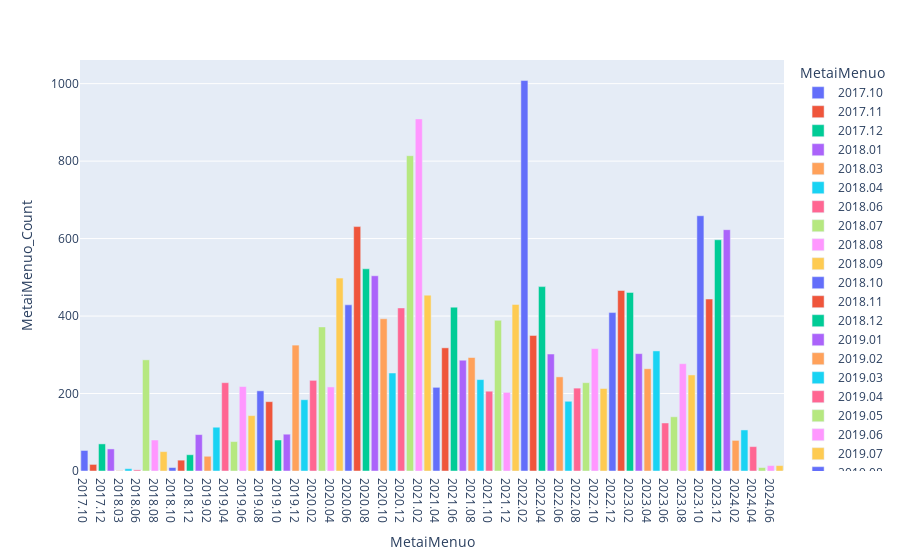

Notebook code for this chart:
### Code cell
import plotly.express as px
import plotly.graph_objects as go
import plotly.express as px

mano_zinutes['TimeStamp'] = pd.to_datetime(mano_zinutes['TimeStamp'])
mano_zinutes['MetaiMenuo'] = mano_zinutes['TimeStamp'].dt.strftime('%Y.%m')




# fig = px.bar(mano_zinutes, x="Metai")

# # Show the plot
# fig.show()
sugrupuoti_metai=mano_zinutes.groupby('MetaiMenuo').size().reset_index(name='MetaiMenuo_Count')
# grouped = df.groupby('metai')['eklementas'].apply(list).reset_index()


fig = px.bar(sugrupuoti_metai, x="MetaiMenuo", y='MetaiMenuo_Count', color="MetaiMenuo")

# Show the plot
fig.show()
print(sugrupuoti_metai)

### Figure 1 — Plotly figure (JSON) as saved in the notebook; plotly's stock layout.template omitted (floating-point values rounded to 4 significant figures)
{"data": [{"alignmentgroup": "True", "hovertemplate": "MetaiMenuo=%{x}<br>MetaiMenuo_Count=%{y}<extra></extra>", "legendgroup": "2017.10", "marker": {"color": "#636efa", "pattern": {"shape": ""}}, "name": "2017.10", "offsetgroup": "2017.10", "orientation": "v", "showlegend": true, "textposition": "auto", "type": "bar", "x": ["2017.10"], "xaxis": "x", "y": [53], "yaxis": "y"}, {"alignmentgroup": "True", "hovertemplate": "MetaiMenuo=%{x}<br>MetaiMenuo_Count=%{y}<extra></extra>", "legendgroup": "2017.11", "marker": {"color": "#EF553B", "pattern": {"shape": ""}}, "name": "2017.11", "offsetgroup": "2017.11", "orientation": "v", "showlegend": true, "textposition": "auto", "type": "bar", "x": ["2017.11"], "xaxis": "x", "y": [17], "yaxis": "y"}, {"alignmentgroup": "True", "hovertemplate": "MetaiMenuo=%{x}<br>MetaiMenuo_Count=%{y}<extra></extra>", "legendgroup": "2017.12", "marker": {"color": "#00cc96", "pattern": {"shape": ""}}, "name": "2017.12", "offsetgroup": "2017.12", "orientation": "v", "showlegend": true, "textposition": "auto", "type": "bar", "x": ["2017.12"], "xaxis": "x", "y": [70], "yaxis": "y"}, {"alignmentgroup": "True", "hovertemplate": "MetaiMenuo=%{x}<br>MetaiMenuo_Count=%{y}<extra></extra>", "legendgroup": "2018.01", "marker": {"color": "#ab63fa", "pattern": {"shape": ""}}, "name": "2018.01", "offsetgroup": "2018.01", "orientation": "v", "showlegend": true, "textposition": "auto", "type": "bar", "x": ["2018.01"], "xaxis": "x", "y": [57], "yaxis": "y"}, {"alignmentgroup": "True", "hovertemplate": "MetaiMenuo=%{x}<br>MetaiMenuo_Count=%{y}<extra></extra>", "legendgroup": "2018.03", "marker": {"color": "#FFA15A", "pattern": {"shape": ""}}, "name": "2018.03", "offsetgroup": "2018.03", "orientation": "v", "showlegend": true, "textposition": "auto", "type": "bar", "x": ["2018.03"], "xaxis": "x", "y": [1], "yaxis": "y"}, {"alignmentgroup": "True", "hovertemplate": "MetaiMenuo=%{x}<br>MetaiMenuo_Count=%{y}<extra></extra>", "legendgroup": "2018.04", "marker": {"color": "#19d3f3", "pattern": {"shape": ""}}, "name": "2018.04", "offsetgroup": "2018.04", "orientation": "v", "showlegend": true, "textposition": "auto", "type": "bar", "x": ["2018.04"], "xaxis": "x", "y": [6], "yaxis": "y"}, {"alignmentgroup": "True", "hovertemplate": "MetaiMenuo=%{x}<br>MetaiMenuo_Count=%{y}<extra></extra>", "legendgroup": "2018.06", "marker": {"color": "#FF6692", "pattern": {"shape": ""}}, "name": "2018.06", "offsetgroup": "2018.06", "orientation": "v", "showlegend": true, "textposition": "auto", "type": "bar", "x": ["2018.06"], "xaxis": "x", "y": [3], "yaxis": "y"}, {"alignmentgroup": "True", "hovertemplate": "MetaiMenuo=%{x}<br>MetaiMenuo_Count=%{y}<extra></extra>", "legendgroup": "2018.07", "marker": {"color": "#B6E880", "pattern": {"shape": ""}}, "name": "2018.07", "offsetgroup": "2018.07", "orientation": "v", "showlegend": true, "textposition": "auto", "type": "bar", "x": ["2018.07"], "xaxis": "x", "y": [287], "yaxis": "y"}, {"alignmentgroup": "True", "hovertemplate": "MetaiMenuo=%{x}<br>MetaiMenuo_Count=%{y}<extra></extra>", "legendgroup": "2018.08", "marker": {"color": "#FF97FF", "pattern": {"shape": ""}}, "name": "2018.08", "offsetgroup": "2018.08", "orientation": "v", "showlegend": true, "textposition": "auto", "type": "bar", "x": ["2018.08"], "xaxis": "x", "y": [80], "yaxis": "y"}, {"alignmentgroup": "True", "hovertemplate": "MetaiMenuo=%{x}<br>MetaiMenuo_Count=%{y}<extra></extra>", "legendgroup": "2018.09", "marker": {"color": "#FECB52", "pattern": {"shape": ""}}, "name": "2018.09", "offsetgroup": "2018.09", "orientation": "v", "showlegend": true, "textposition": "auto", "type": "bar", "x": ["2018.09"], "xaxis": "x", "y": [50], "yaxis": "y"}, {"alignmentgroup": "True", "hovertemplate": "MetaiMenuo=%{x}<br>MetaiMenuo_Count=%{y}<extra></extra>", "legendgroup": "2018.10", "marker": {"color": "#636efa", "pattern": {"shape": ""}}, "name": "2018.10", "offsetgroup": "2018.10", "orientation": "v", "showlegend": true, "textposition": "auto", "type": "bar", "x": ["2018.10"], "xaxis": "x", "y": [9], "yaxis": "y"}, {"alignmentgroup": "True", "hovertemplate": "MetaiMenuo=%{x}<br>MetaiMenuo_Count=%{y}<extra></extra>", "legendgroup": "2018.11", "marker": {"color": "#EF553B", "pattern": {"shape": ""}}, "name": "2018.11", "offsetgroup": "2018.11", "orientation": "v", "showlegend": true, "textposition": "auto", "type": "bar", "x": ["2018.11"], "xaxis": "x", "y": [28], "yaxis": "y"}, {"alignmentgroup": "True", "hovertemplate": "MetaiMenuo=%{x}<br>MetaiMenuo_Count=%{y}<extra></extra>", "legendgroup": "2018.12", "marker": {"color": "#00cc96", "pattern": {"shape": ""}}, "name": "2018.12", "offsetgroup": "2018.12", "orientation": "v", "showlegend": true, "textposition": "auto", "type": "bar", "x": ["2018.12"], "xaxis": "x", "y": [42], "yaxis": "y"}, {"alignmentgroup": "True", "hovertemplate": "MetaiMenuo=%{x}<br>MetaiMenuo_Count=%{y}<extra></extra>", "legendgroup": "2019.01", "marker": {"color": "#ab63fa", "pattern": {"shape": ""}}, "name": "2019.01", "offsetgroup": "2019.01", "orientation": "v", "showlegend": true, "textposition": "auto", "type": "bar", "x": ["2019.01"], "xaxis": "x", "y": [94], "yaxis": "y"}, {"alignmentgroup": "True", "hovertemplate": "MetaiMenuo=%{x}<br>MetaiMenuo_Count=%{y}<extra></extra>", "legendgroup": "2019.02", "marker": {"color": "#FFA15A", "pattern": {"shape": ""}}, "name": "2019.02", "offsetgroup": "2019.02", "orientation": "v", "showlegend": true, "textposition": "auto", "type": "bar", "x": ["2019.02"], "xaxis": "x", "y": [38], "yaxis": "y"}, {"alignmentgroup": "True", "hovertemplate": "MetaiMenuo=%{x}<br>MetaiMenuo_Count=%{y}<extra></extra>", "legendgroup": "2019.03", "marker": {"color": "#19d3f3", "pattern": {"shape": ""}}, "name": "2019.03", "offsetgroup": "2019.03", "orientation": "v", "showlegend": true, "textposition": "auto", "type": "bar", "x": ["2019.03"], "xaxis": "x", "y": [113], "yaxis": "y"}, {"alignmentgroup": "True", "hovertemplate": "MetaiMenuo=%{x}<br>MetaiMenuo_Count=%{y}<extra></extra>", "legendgroup": "2019.04", "marker": {"color": "#FF6692", "pattern": {"shape": ""}}, "name": "2019.04", "offsetgroup": "2019.04", "orientation": "v", "showlegend": true, "textposition": "auto", "type": "bar", "x": ["2019.04"], "xaxis": "x", "y": [228], "yaxis": "y"}, {"alignmentgroup": "True", "hovertemplate": "MetaiMenuo=%{x}<br>MetaiMenuo_Count=%{y}<extra></extra>", "legendgroup": "2019.05", "marker": {"color": "#B6E880", "pattern": {"shape": ""}}, "name": "2019.05", "offsetgroup": "2019.05", "orientation": "v", "showlegend": true, "textposition": "auto", "type": "bar", "x": ["2019.05"], "xaxis": "x", "y": [76], "yaxis": "y"}, {"alignmentgroup": "True", "hovertemplate": "MetaiMenuo=%{x}<br>MetaiMenuo_Count=%{y}<extra></extra>", "legendgroup": "2019.06", "marker": {"color": "#FF97FF", "pattern": {"shape": ""}}, "name": "2019.06", "offsetgroup": "2019.06", "orientation": "v", "showlegend": true, "textposition": "auto", "type": "bar", "x": ["2019.06"], "xaxis": "x", "y": [218], "yaxis": "y"}, {"alignmentgroup": "True", "hovertemplate": "MetaiMenuo=%{x}<br>MetaiMenuo_Count=%{y}<extra></extra>", "legendgroup": "2019.07", "marker": {"color": "#FECB52", "pattern": {"shape": ""}}, "name": "2019.07", "offsetgroup": "2019.07", "orientation": "v", "showlegend": true, "textposition": "auto", "type": "bar", "x": ["2019.07"], "xaxis": "x", "y": [143], "yaxis": "y"}, {"alignmentgroup": "True", "hovertemplate": "MetaiMenuo=%{x}<br>MetaiMenuo_Count=%{y}<extra></extra>", "legendgroup": "2019.08", "marker": {"color": "#636efa", "pattern": {"shape": ""}}, "name": "2019.08", "offsetgroup": "2019.08", "orientation": "v", "showlegend": true, "textposition": "auto", "type": "bar", "x": ["2019.08"], "xaxis": "x", "y": [207], "yaxis": "y"}, {"alignmentgroup": "True", "hovertemplate": "MetaiMenuo=%{x}<br>MetaiMenuo_Count=%{y}<extra></extra>", "legendgroup": "2019.09", "marker": {"color": "#EF553B", "pattern": {"shape": ""}}, "name": "2019.09", "offsetgroup": "2019.09", "orientation": "v", "showlegend": true, "textposition": "auto", "type": "bar", "x": ["2019.09"], "xaxis": "x", "y": [179], "yaxis": "y"}, {"alignmentgroup": "True", "hovertemplate": "MetaiMenuo=%{x}<br>MetaiMenuo_Count=%{y}<extra></extra>", "legendgroup": "2019.10", "marker": {"color": "#00cc96", "pattern": {"shape": ""}}, "name": "2019.10", "offsetgroup": "2019.10", "orientation": "v", "showlegend": true, "textposition": "auto", "type": "bar", "x": ["2019.10"], "xaxis": "x", "y": [80], "yaxis": "y"}, {"alignmentgroup": "True", "hovertemplate": "MetaiMenuo=%{x}<br>MetaiMenuo_Count=%{y}<extra></extra>", "legendgroup": "2019.11", "marker": {"color": "#ab63fa", "pattern": {"shape": ""}}, "name": "2019.11", "offsetgroup": "2019.11", "orientation": "v", "showlegend": true, "textposition": "auto", "type": "bar", "x": ["2019.11"], "xaxis": "x", "y": [95], "yaxis": "y"}, {"alignmentgroup": "True", "hovertemplate": "MetaiMenuo=%{x}<br>MetaiMenuo_Count=%{y}<extra></extra>", "legendgroup": "2019.12", "marker": {"color": "#FFA15A", "pattern": {"shape": ""}}, "name": "2019.12", "offsetgroup": "2019.12", "orientation": "v", "showlegend": true, "textposition": "auto", "type": "bar", "x": ["2019.12"], "xaxis": "x", "y": [325], "yaxis": "y"}, {"alignmentgroup": "True", "hovertemplate": "MetaiMenuo=%{x}<br>MetaiMenuo_Count=%{y}<extra></extra>", "legendgroup": "2020.01", "marker": {"color": "#19d3f3", "pattern": {"shape": ""}}, "name": "2020.01", "offsetgroup": "2020.01", "orientation": "v", "showlegend": true, "textposition": "auto", "type": "bar", "x": ["2020.01"], "xaxis": "x", "y": [184], "yaxis": "y"}, {"alignmentgroup": "True", "hovertemplate": "MetaiMenuo=%{x}<br>MetaiMenuo_Count=%{y}<extra></extra>", "legendgroup": "2020.02", "marker": {"color": "#FF6692", "pattern": {"shape": ""}}, "name": "2020.02", "offsetgroup": "2020.02", "orientation": "v", "showlegend": true, "textposition": "auto", "type": "bar", "x": ["2020.02"], "xaxis": "x", "y": [234], "yaxis": "y"}, {"alignmentgroup": "True", "hovertemplate": "MetaiMenuo=%{x}<br>MetaiMenuo_Count=%{y}<extra></extra>", "legendgroup": "2020.03", "marker": {"color": "#B6E880", "pattern": {"shape": ""}}, "name": "2020.03", "offsetgroup": "2020.03", "orientation": "v", "showlegend": true, "textposition": "auto", "type": "bar", "x": ["2020.03"], "xaxis": "x", "y": [372], "yaxis": "y"}, {"alignmentgroup": "True", "hovertemplate": "MetaiMenuo=%{x}<br>MetaiMenuo_Count=%{y}<extra></extra>", "legendgroup": "2020.04", "marker": {"color": "#FF97FF", "pattern": {"shape": ""}}, "name": "2020.04", "offsetgroup": "2020.04", "orientation": "v", "showlegend": true, "textposition": "auto", "type": "bar", "x": ["2020.04"], "xaxis": "x", "y": [217], "yaxis": "y"}, {"alignmentgroup": "True", "hovertemplate": "MetaiMenuo=%{x}<br>MetaiMenuo_Count=%{y}<extra></extra>", "legendgroup": "2020.05", "marker": {"color": "#FECB52", "pattern": {"shape": ""}}, "name": "2020.05", "offsetgroup": "2020.05", "orientation": "v", "showlegend": true, "textposition": "auto", "type": "bar", "x": ["2020.05"], "xaxis": "x", "y": [498], "yaxis": "y"}, {"alignmentgroup": "True", "hovertemplate": "MetaiMenuo=%{x}<br>MetaiMenuo_Count=%{y}<extra></extra>", "legendgroup": "2020.06", "marker": {"color": "#636efa", "pattern": {"shape": ""}}, "name": "2020.06", "offsetgroup": "2020.06", "orientation": "v", "showlegend": true, "textposition": "auto", "type": "bar", "x": ["2020.06"], "xaxis": "x", "y": [429], "yaxis": "y"}, {"alignmentgroup": "True", "hovertemplate": "MetaiMenuo=%{x}<br>MetaiMenuo_Count=%{y}<extra></extra>", "legendgroup": "2020.07", "marker": {"color": "#EF553B", "pattern": {"shape": ""}}, "name": "2020.07", "offsetgroup": "2020.07", "orientation": "v", "showlegend": true, "textposition": "auto", "type": "bar", "x": ["2020.07"], "xaxis": "x", "y": [631], "yaxis": "y"}, {"alignmentgroup": "True", "hovertemplate": "MetaiMenuo=%{x}<br>MetaiMenuo_Count=%{y}<extra></extra>", "legendgroup": "2020.08", "marker": {"color": "#00cc96", "pattern": {"shape": ""}}, "name": "2020.08", "offsetgroup": "2020.08", "orientation": "v", "showlegend": true, "textposition": "auto", "type": "bar", "x": ["2020.08"], "xaxis": "x", "y": [522], "yaxis": "y"}, {"alignmentgroup": "True", "hovertemplate": "MetaiMenuo=%{x}<br>MetaiMenuo_Count=%{y}<extra></extra>", "legendgroup": "2020.09", "marker": {"color": "#ab63fa", "pattern": {"shape": ""}}, "name": "2020.09", "offsetgroup": "2020.09", "orientation": "v", "showlegend": true, "textposition": "auto", "type": "bar", "x": ["2020.09"], "xaxis": "x", "y": [504], "yaxis": "y"}, {"alignmentgroup": "True", "hovertemplate": "MetaiMenuo=%{x}<br>MetaiMenuo_Count=%{y}<extra></extra>", "legendgroup": "2020.10", "marker": {"color": "#FFA15A", "pattern": {"shape": ""}}, "name": "2020.10", "offsetgroup": "2020.10", "orientation": "v", "showlegend": true, "textposition": "auto", "type": "bar", "x": ["2020.10"], "xaxis": "x", "y": [393], "yaxis": "y"}, {"alignmentgroup": "True", "hovertemplate": "MetaiMenuo=%{x}<br>MetaiMenuo_Count=%{y}<extra></extra>", "legendgroup": "2020.11", "marker": {"color": "#19d3f3", "pattern": {"shape": ""}}, "name": "2020.11", "offsetgroup": "2020.11", "orientation": "v", "showlegend": true, "textposition": "auto", "type": "bar", "x": ["2020.11"], "xaxis": "x", "y": [253], "yaxis": "y"}, {"alignmentgroup": "True", "hovertemplate": "MetaiMenuo=%{x}<br>MetaiMenuo_Count=%{y}<extra></extra>", "legendgroup": "2020.12", "marker": {"color": "#FF6692", "pattern": {"shape": ""}}, "name": "2020.12", "offsetgroup": "2020.12", "orientation": "v", "showlegend": true, "textposition": "auto", "type": "bar", "x": ["2020.12"], "xaxis": "x", "y": [421], "yaxis": "y"}, {"alignmentgroup": "True", "hovertemplate": "MetaiMenuo=%{x}<br>MetaiMenuo_Count=%{y}<extra></extra>", "legendgroup": "2021.01", "marker": {"color": "#B6E880", "pattern": {"shape": ""}}, "name": "2021.01", "offsetgroup": "2021.01", "orientation": "v", "showlegend": true, "textposition": "auto", "type": "bar", "x": ["2021.01"], "xaxis": "x", "y": [814], "yaxis": "y"}, {"alignmentgroup": "True", "hovertemplate": "MetaiMenuo=%{x}<br>MetaiMenuo_Count=%{y}<extra></extra>", "legendgroup": "2021.02", "marker": {"color": "#FF97FF", "pattern": {"shape": ""}}, "name": "2021.02", "offsetgroup": "2021.02", "orientation": "v", "showlegend": true, "textposition": "auto", "type": "bar", "x": ["2021.02"], "xaxis": "x", "y": [909], "yaxis": "y"}, {"alignmentgroup": "True", "hovertemplate": "MetaiMenuo=%{x}<br>MetaiMenuo_Count=%{y}<extra></extra>", "legendgroup": "2021.03", "marker": {"color": "#FECB52", "pattern": {"shape": ""}}, "name": "2021.03", "offsetgroup": "2021.03", "orientation": "v", "showlegend": true, "textposition": "auto", "type": "bar", "x": ["2021.03"], "xaxis": "x", "y": [454], "yaxis": "y"}, {"alignmentgroup": "True", "hovertemplate": "MetaiMenuo=%{x}<br>MetaiMenuo_Count=%{y}<extra></extra>", "legendgroup": "2021.04", "marker": {"color": "#636efa", "pattern": {"shape": ""}}, "name": "2021.04", "offsetgroup": "2021.04", "orientation": "v", "showlegend": true, "textposition": "auto", "type": "bar", "x": ["2021.04"], "xaxis": "x", "y": [216], "yaxis": "y"}, {"alignmentgroup": "True", "hovertemplate": "MetaiMenuo=%{x}<br>MetaiMenuo_Count=%{y}<extra></extra>", "legendgroup": "2021.05", "marker": {"color": "#EF553B", "pattern": {"shape": ""}}, "name": "2021.05", "offsetgroup": "2021.05", "orientation": "v", "showlegend": true, "textposition": "auto", "type": "bar", "x": ["2021.05"], "xaxis": "x", "y": [318], "yaxis": "y"}, {"alignmentgroup": "True", "hovertemplate": "MetaiMenuo=%{x}<br>MetaiMenuo_Count=%{y}<extra></extra>", "legendgroup": "2021.06", "marker": {"color": "#00cc96", "pattern": {"shape": ""}}, "name": "2021.06", "offsetgroup": "2021.06", "orientation": "v", "showlegend": true, "textposition": "auto", "type": "bar", "x": ["2021.06"], "xaxis": "x", "y": [423], "yaxis": "y"}, {"alignmentgroup": "True", "hovertemplate": "MetaiMenuo=%{x}<br>MetaiMenuo_Count=%{y}<extra></extra>", "legendgroup": "2021.07", "marker": {"color": "#ab63fa", "pattern": {"shape": ""}}, "name": "2021.07", "offsetgroup": "2021.07", "orientation": "v", "showlegend": true, "textposition": "auto", "type": "bar", "x": ["2021.07"], "xaxis": "x", "y": [286], "yaxis": "y"}, {"alignmentgroup": "True", "hovertemplate": "MetaiMenuo=%{x}<br>MetaiMenuo_Count=%{y}<extra></extra>", "legendgroup": "2021.08", "marker": {"color": "#FFA15A", "pattern": {"shape": ""}}, "name": "2021.08", "offsetgroup": "2021.08", "orientation": "v", "showlegend": true, "textposition": "auto", "type": "bar", "x": ["2021.08"], "xaxis": "x", "y": [293], "yaxis": "y"}, {"alignmentgroup": "True", "hovertemplate": "MetaiMenuo=%{x}<br>MetaiMenuo_Count=%{y}<extra></extra>", "legendgroup": "2021.09", "marker": {"color": "#19d3f3", "pattern": {"shape": ""}}, "name": "2021.09", "offsetgroup": "2021.09", "orientation": "v", "showlegend": true, "textposition": "auto", "type": "bar", "x": ["2021.09"], "xaxis": "x", "y": [236], "yaxis": "y"}, {"alignmentgroup": "True", "hovertemplate": "MetaiMenuo=%{x}<br>MetaiMenuo_Count=%{y}<extra></extra>", "legendgroup": "2021.10", "marker": {"color": "#FF6692", "pattern": {"shape": ""}}, "name": "2021.10", "offsetgroup": "2021.10", "orientation": "v", "showlegend": true, "textposition": "auto", "type": "bar", "x": ["2021.10"], "xaxis": "x", "y": [206], "yaxis": "y"}, {"alignmentgroup": "True", "hovertemplate": "MetaiMenuo=%{x}<br>MetaiMenuo_Count=%{y}<extra></extra>", "legendgroup": "2021.11", "marker": {"color": "#B6E880", "pattern": {"shape": ""}}, "name": "2021.11", "offsetgroup": "2021.11", "orientation": "v", "showlegend": true, "textposition": "auto", "type": "bar", "x": ["2021.11"], "xaxis": "x", "y": [389], "yaxis": "y"}, {"alignmentgroup": "True", "hovertemplate": "MetaiMenuo=%{x}<br>MetaiMenuo_Count=%{y}<extra></extra>", "legendgroup": "2021.12", "marker": {"color": "#FF97FF", "pattern": {"shape": ""}}, "name": "2021.12", "offsetgroup": "2021.12", "orientation": "v", "showlegend": true, "textposition": "auto", "type": "bar", "x": ["2021.12"], "xaxis": "x", "y": [203], "yaxis": "y"}, {"alignmentgroup": "True", "hovertemplate": "MetaiMenuo=%{x}<br>MetaiMenuo_Count=%{y}<extra></extra>", "legendgroup": "2022.01", "marker": {"color": "#FECB52", "pattern": {"shape": ""}}, "name": "2022.01", "offsetgroup": "2022.01", "orientation": "v", "showlegend": true, "textposition": "auto", "type": "bar", "x": ["2022.01"], "xaxis": "x", "y": [430], "yaxis": "y"}, {"alignmentgroup": "True", "hovertemplate": "MetaiMenuo=%{x}<br>MetaiMenuo_Count=%{y}<extra></extra>", "legendgroup": "2022.02", "marker": {"color": "#636efa", "pattern": {"shape": ""}}, "name": "2022.02", "offsetgroup": "2022.02", "orientation": "v", "showlegend": true, "textposition": "auto", "type": "bar", "x": ["2022.02"], "xaxis": "x", "y": [1008], "yaxis": "y"}, {"alignmentgroup": "True", "hovertemplate": "MetaiMenuo=%{x}<br>MetaiMenuo_Count=%{y}<extra></extra>", "legendgroup": "2022.03", "marker": {"color": "#EF553B", "pattern": {"shape": ""}}, "name": "2022.03", "offsetgroup": "2022.03", "orientation": "v", "showlegend": true, "textposition": "auto", "type": "bar", "x": ["2022.03"], "xaxis": "x", "y": [350], "yaxis": "y"}, {"alignmentgroup": "True", "hovertemplate": "MetaiMenuo=%{x}<br>MetaiMenuo_Count=%{y}<extra></extra>", "legendgroup": "2022.04", "marker": {"color": "#00cc96", "pattern": {"shape": ""}}, "name": "2022.04", "offsetgroup": "2022.04", "orientation": "v", "showlegend": true, "textposition": "auto", "type": "bar", "x": ["2022.04"], "xaxis": "x", "y": [476], "yaxis": "y"}, {"alignmentgroup": "True", "hovertemplate": "MetaiMenuo=%{x}<br>MetaiMenuo_Count=%{y}<extra></extra>", "legendgroup": "2022.05", "marker": {"color": "#ab63fa", "pattern": {"shape": ""}}, "name": "2022.05", "offsetgroup": "2022.05", "orientation": "v", "showlegend": true, "textposition": "auto", "type": "bar", "x": ["2022.05"], "xaxis": "x", "y": [302], "yaxis": "y"}, {"alignmentgroup": "True", "hovertemplate": "MetaiMenuo=%{x}<br>MetaiMenuo_Count=%{y}<extra></extra>", "legendgroup": "2022.06", "marker": {"color": "#FFA15A", "pattern": {"shape": ""}}, "name": "2022.06", "offsetgroup": "2022.06", "orientation": "v", "showlegend": true, "textposition": "auto", "type": "bar", "x": ["2022.06"], "xaxis": "x", "y": [243], "yaxis": "y"}, {"alignmentgroup": "True", "hovertemplate": "MetaiMenuo=%{x}<br>MetaiMenuo_Count=%{y}<extra></extra>", "legendgroup": "2022.07", "marker": {"color": "#19d3f3", "pattern": {"shape": ""}}, "name": "2022.07", "offsetgroup": "2022.07", "orientation": "v", "showlegend": true, "textposition": "auto", "type": "bar", "x": ["2022.07"], "xaxis": "x", "y": [180], "yaxis": "y"}, {"alignmentgroup": "True", "hovertemplate": "MetaiMenuo=%{x}<br>MetaiMenuo_Count=%{y}<extra></extra>", "legendgroup": "2022.08", "marker": {"color": "#FF6692", "pattern": {"shape": ""}}, "name": "2022.08", "offsetgroup": "2022.08", "orientation": "v", "showlegend": true, "textposition": "auto", "type": "bar", "x": ["2022.08"], "xaxis": "x", "y": [214], "yaxis": "y"}, {"alignmentgroup": "True", "hovertemplate": "MetaiMenuo=%{x}<br>MetaiMenuo_Count=%{y}<extra></extra>", "legendgroup": "2022.09", "marker": {"color": "#B6E880", "pattern": {"shape": ""}}, "name": "2022.09", "offsetgroup": "2022.09", "orientation": "v", "showlegend": true, "textposition": "auto", "type": "bar", "x": ["2022.09"], "xaxis": "x", "y": [228], "yaxis": "y"}, {"alignmentgroup": "True", "hovertemplate": "MetaiMenuo=%{x}<br>MetaiMenuo_Count=%{y}<extra></extra>", "legendgroup": "2022.10", "marker": {"color": "#FF97FF", "pattern": {"shape": ""}}, "name": "2022.10", "offsetgroup": "2022.10", "orientation": "v", "showlegend": true, "textposition": "auto", "type": "bar", "x": ["2022.10"], "xaxis": "x", "y": [316], "yaxis": "y"}, {"alignmentgroup": "True", "hovertemplate": "MetaiMenuo=%{x}<br>MetaiMenuo_Count=%{y}<extra></extra>", "legendgroup": "2022.11", "marker": {"color": "#FECB52", "pattern": {"shape": ""}}, "name": "2022.11", "offsetgroup": "2022.11", "orientation": "v", "showlegend": true, "textposition": "auto", "type": "bar", "x": ["2022.11"], "xaxis": "x", "y": [213], "yaxis": "y"}, {"alignmentgroup": "True", "hovertemplate": "MetaiMenuo=%{x}<br>MetaiMenuo_Count=%{y}<extra></extra>", "legendgroup": "2022.12", "marker": {"color": "#636efa", "pattern": {"shape": ""}}, "name": "2022.12", "offsetgroup": "2022.12", "orientation": "v", "showlegend": true, "textposition": "auto", "type": "bar", "x": ["2022.12"], "xaxis": "x", "y": [409], "yaxis": "y"}, {"alignmentgroup": "True", "hovertemplate": "MetaiMenuo=%{x}<br>MetaiMenuo_Count=%{y}<extra></extra>", "legendgroup": "2023.01", "marker": {"color": "#EF553B", "pattern": {"shape": ""}}, "name": "2023.01", "offsetgroup": "2023.01", "orientation": "v", "showlegend": true, "textposition": "auto", "type": "bar", "x": ["2023.01"], "xaxis": "x", "y": [466], "yaxis": "y"}, {"alignmentgroup": "True", "hovertemplate": "MetaiMenuo=%{x}<br>MetaiMenuo_Count=%{y}<extra></extra>", "legendgroup": "2023.02", "marker": {"color": "#00cc96", "pattern": {"shape": ""}}, "name": "2023.02", "offsetgroup": "2023.02", "orientation": "v", "showlegend": true, "textposition": "auto", "type": "bar", "x": ["2023.02"], "xaxis": "x", "y": [461], "yaxis": "y"}, {"alignmentgroup": "True", "hovertemplate": "MetaiMenuo=%{x}<br>MetaiMenuo_Count=%{y}<extra></extra>", "legendgroup": "2023.03", "marker": {"color": "#ab63fa", "pattern": {"shape": ""}}, "name": "2023.03", "offsetgroup": "2023.03", "orientation": "v", "showlegend": true, "textposition": "auto", "type": "bar", "x": ["2023.03"], "xaxis": "x", "y": [303], "yaxis": "y"}, {"alignmentgroup": "True", "hovertemplate": "MetaiMenuo=%{x}<br>MetaiMenuo_Count=%{y}<extra></extra>", "legendgroup": "2023.04", "marker": {"color": "#FFA15A", "pattern": {"shape": ""}}, "name": "2023.04", "offsetgroup": "2023.04", "orientation": "v", "showlegend": true, "textposition": "auto", "type": "bar", "x": ["2023.04"], "xaxis": "x", "y": [264], "yaxis": "y"}, {"alignmentgroup": "True", "hovertemplate": "MetaiMenuo=%{x}<br>MetaiMenuo_Count=%{y}<extra></extra>", "legendgroup": "2023.05", "marker": {"color": "#19d3f3", "pattern": {"shape": ""}}, "name": "2023.05", "offsetgroup": "2023.05", "orientation": "v", "showlegend": true, "textposition": "auto", "type": "bar", "x": ["2023.05"], "xaxis": "x", "y": [310], "yaxis": "y"}, {"alignmentgroup": "True", "hovertemplate": "MetaiMenuo=%{x}<br>MetaiMenuo_Count=%{y}<extra></extra>", "legendgroup": "2023.06", "marker": {"color": "#FF6692", "pattern": {"shape": ""}}, "name": "2023.06", "offsetgroup": "2023.06", "orientation": "v", "showlegend": true, "textposition": "auto", "type": "bar", "x": ["2023.06"], "xaxis": "x", "y": [124], "yaxis": "y"}, {"alignmentgroup": "True", "hovertemplate": "MetaiMenuo=%{x}<br>MetaiMenuo_Count=%{y}<extra></extra>", "legendgroup": "2023.07", "marker": {"color": "#B6E880", "pattern": {"shape": ""}}, "name": "2023.07", "offsetgroup": "2023.07", "orientation": "v", "showlegend": true, "textposition": "auto", "type": "bar", "x": ["2023.07"], "xaxis": "x", "y": [140], "yaxis": "y"}, {"alignmentgroup": "True", "hovertemplate": "MetaiMenuo=%{x}<br>MetaiMenuo_Count=%{y}<extra></extra>", "legendgroup": "2023.08", "marker": {"color": "#FF97FF", "pattern": {"shape": ""}}, "name": "2023.08", "offsetgroup": "2023.08", "orientation": "v", "showlegend": true, "textposition": "auto", "type": "bar", "x": ["2023.08"], "xaxis": "x", "y": [277], "yaxis": "y"}, {"alignmentgroup": "True", "hovertemplate": "MetaiMenuo=%{x}<br>MetaiMenuo_Count=%{y}<extra></extra>", "legendgroup": "2023.09", "marker": {"color": "#FECB52", "pattern": {"shape": ""}}, "name": "2023.09", "offsetgroup": "2023.09", "orientation": "v", "showlegend": true, "textposition": "auto", "type": "bar", "x": ["2023.09"], "xaxis": "x", "y": [248], "yaxis": "y"}, {"alignmentgroup": "True", "hovertemplate": "MetaiMenuo=%{x}<br>MetaiMenuo_Count=%{y}<extra></extra>", "legendgroup": "2023.10", "marker": {"color": "#636efa", "pattern": {"shape": ""}}, "name": "2023.10", "offsetgroup": "2023.10", "orientation": "v", "showlegend": true, "textposition": "auto", "type": "bar", "x": ["2023.10"], "xaxis": "x", "y": [659], "yaxis": "y"}, {"alignmentgroup": "True", "hovertemplate": "MetaiMenuo=%{x}<br>MetaiMenuo_Count=%{y}<extra></extra>", "legendgroup": "2023.11", "marker": {"color": "#EF553B", "pattern": {"shape": ""}}, "name": "2023.11", "offsetgroup": "2023.11", "orientation": "v", "showlegend": true, "textposition": "auto", "type": "bar", "x": ["2023.11"], "xaxis": "x", "y": [444], "yaxis": "y"}, {"alignmentgroup": "True", "hovertemplate": "MetaiMenuo=%{x}<br>MetaiMenuo_Count=%{y}<extra></extra>", "legendgroup": "2023.12", "marker": {"color": "#00cc96", "pattern": {"shape": ""}}, "name": "2023.12", "offsetgroup": "2023.12", "orientation": "v", "showlegend": true, "textposition": "auto", "type": "bar", "x": ["2023.12"], "xaxis": "x", "y": [597], "yaxis": "y"}, {"alignmentgroup": "True", "hovertemplate": "MetaiMenuo=%{x}<br>MetaiMenuo_Count=%{y}<extra></extra>", "legendgroup": "2024.01", "marker": {"color": "#ab63fa", "pattern": {"shape": ""}}, "name": "2024.01", "offsetgroup": "2024.01", "orientation": "v", "showlegend": true, "textposition": "auto", "type": "bar", "x": ["2024.01"], "xaxis": "x", "y": [623], "yaxis": "y"}, {"alignmentgroup": "True", "hovertemplate": "MetaiMenuo=%{x}<br>MetaiMenuo_Count=%{y}<extra></extra>", "legendgroup": "2024.02", "marker": {"color": "#FFA15A", "pattern": {"shape": ""}}, "name": "2024.02", "offsetgroup": "2024.02", "orientation": "v", "showlegend": true, "textposition": "auto", "type": "bar", "x": ["2024.02"], "xaxis": "x", "y": [79], "yaxis": "y"}, {"alignmentgroup": "True", "hovertemplate": "MetaiMenuo=%{x}<br>MetaiMenuo_Count=%{y}<extra></extra>", "legendgroup": "2024.03", "marker": {"color": "#19d3f3", "pattern": {"shape": ""}}, "name": "2024.03", "offsetgroup": "2024.03", "orientation": "v", "showlegend": true, "textposition": "auto", "type": "bar", "x": ["2024.03"], "xaxis": "x", "y": [106], "yaxis": "y"}, {"alignmentgroup": "True", "hovertemplate": "MetaiMenuo=%{x}<br>MetaiMenuo_Count=%{y}<extra></extra>", "legendgroup": "2024.04", "marker": {"color": "#FF6692", "pattern": {"shape": ""}}, "name": "2024.04", "offsetgroup": "2024.04", "orientation": "v", "showlegend": true, "textposition": "auto", "type": "bar", "x": ["2024.04"], "xaxis": "x", "y": [63], "yaxis": "y"}, {"alignmentgroup": "True", "hovertemplate": "MetaiMenuo=%{x}<br>MetaiMenuo_Count=%{y}<extra></extra>", "legendgroup": "2024.05", "marker": {"color": "#B6E880", "pattern": {"shape": ""}}, "name": "2024.05", "offsetgroup": "2024.05", "orientation": "v", "showlegend": true, "textposition": "auto", "type": "bar", "x": ["2024.05"], "xaxis": "x", "y": [9], "yaxis": "y"}, {"alignmentgroup": "True", "hovertemplate": "MetaiMenuo=%{x}<br>MetaiMenuo_Count=%{y}<extra></extra>", "legendgroup": "2024.06", "marker": {"color": "#FF97FF", "pattern": {"shape": ""}}, "name": "2024.06", "offsetgroup": "2024.06", "orientation": "v", "showlegend": true, "textposition": "auto", "type": "bar", "x": ["2024.06"], "xaxis": "x", "y": [14], "yaxis": "y"}, {"alignmentgroup": "True", "hovertemplate": "MetaiMenuo=%{x}<br>MetaiMenuo_Count=%{y}<extra></extra>", "legendgroup": "2024.08", "marker": {"color": "#FECB52", "pattern": {"shape": ""}}, "name": "2024.08", "offsetgroup": "2024.08", "orientation": "v", "showlegend": true, "textposition": "auto", "type": "bar", "x": ["2024.08"], "xaxis": "x", "y": [14], "yaxis": "y"}], "layout": {"barmode": "relative", "legend": {"title": {"text": "MetaiMenuo"}, "tracegroupgap": 0}, "margin": {"t": 60}, "xaxis": {"anchor": "y", "categoryarray": ["2017.10", "2017.11", "2017.12", "2018.01", "2018.03", "2018.04", "2018.06", "2018.07", "2018.08", "2018.09", "2018.10", "2018.11", "2018.12", "2019.01", "2019.02", "2019.03", "2019.04", "2019.05", "2019.06", "2019.07", "2019.08", "2019.09", "2019.10", "2019.11", "2019.12", "2020.01", "2020.02", "2020.03", "2020.04", "2020.05", "2020.06", "2020.07", "2020.08", "2020.09", "2020.10", "2020.11", "2020.12", "2021.01", "2021.02", "2021.03", "2021.04", "2021.05", "2021.06", "2021.07", "2021.08", "2021.09", "2021.10", "2021.11", "2021.12", "2022.01", "2022.02", "2022.03", "2022.04", "2022.05", "2022.06", "2022.07", "2022.08", "2022.09", "2022.10", "2022.11", "2022.12", "2023.01", "2023.02", "2023.03", "2023.04", "2023.05", "2023.06", "2023.07", "2023.08", "2023.09", "2023.10", "2023.11", "2023.12", "2024.01", "2024.02", "2024.03", "2024.04", "2024.05", "2024.06", "2024.08"], "categoryorder": "array", "domain": [0, 1], "title": {"text": "MetaiMenuo"}}, "yaxis": {"anchor": "x", "domain": [0, 1], "title": {"text": "MetaiMenuo_Count"}}}}
